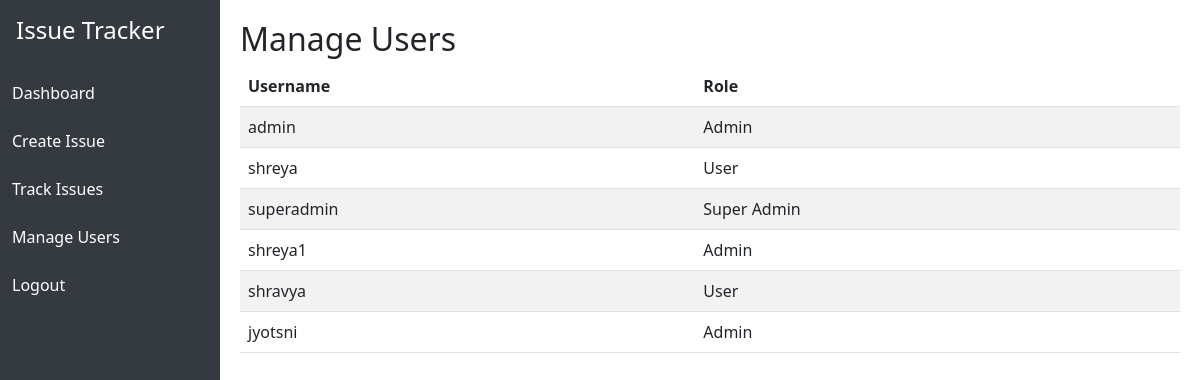
Page /manage_users (signed in) on the committed database.
### tables this page shows
CREATE TABLE users (
    id INTEGER PRIMARY KEY AUTOINCREMENT,
    username TEXT NOT NULL UNIQUE,
    password TEXT NOT NULL,
    role TEXT NOT NULL
);

### app/routes.py (the view)
@main.route('/manage_users')
@login_required
def manage_users():
    conn = get_db()
    cur = conn.cursor()
    users = cur.execute('SELECT * FROM users').fetchall()
    conn.close()
    return render_template('manage_users.html', users=users)

### app/auth.py (called while the page is built)
@login_manager.user_loader
def load_user(user_id):
    conn = get_db()
    cur = conn.cursor()
    cur.execute('SELECT * FROM users WHERE id = ?', (user_id,))
    row = cur.fetchone()
    conn.close()
    if row:
        return User(row['id'], row['username'], row['password'], row['role'])
    return None

### db.py (called while the page is built)
def get_db():
    conn = sqlite3.connect(Config.DB_PATH)
    conn.row_factory = sqlite3.Row
    return conn

### app/templates/manage_users.html (shortened to what this page needs)
{% extends 'base.html' %}
{% block content %}
<h2>Manage Users</h2>
<table class="table table-striped">
  <thead>
    <tr>
      <th>Username</th>
      <th>Role</th>
    </tr>
  </thead>
  <tbody>
    {% for user in users %}
    <tr>
      <td>{{ user[1] }}</td>
      <td>
        {% if current_user.role|lower|replace(" ", "") == 'superadmin' %}
        <form method="POST" action="{{ url_for('main.update_user_role', user_id=user[0]) }}" class="d-inline">
          <div class="input-group input-group-sm">
            <select name="role" class="form-select form-select-sm">
              <option value="user" {% if user[3]|lower == 'user' %}selected{% endif %}>User</option>
              <option value="admin" {% if user[3]|lower == 'admin' %}selected{% endif %}>Admin</option>
              <option value="superadmin" {% if user[3]|lower|replace(" ", "") == 'superadmin' %}selected{% endif %}>Super Admin</option>
            </select>
            <button type="submit" class="btn btn-sm btn-primary">Update</button>
          </div>
        </form>
        {% else %}
        {{ user[3] }}
        {% endif %}
      </td>
    </tr>
    {% endfor %}
  </tbody>
</table>
{% endblock %}

### app/templates/base.html (style rules this page uses)
body { display: flex; min-height: 100vh; }

### rows in the picture
users: username "admin", role "Admin"
users: username "shreya", role "User"
users: username "superadmin", role "Super Admin"
users: username "shreya1", role "Admin"
users: username "shravya", role "User"
users: username "jyotsni", role "Admin"
